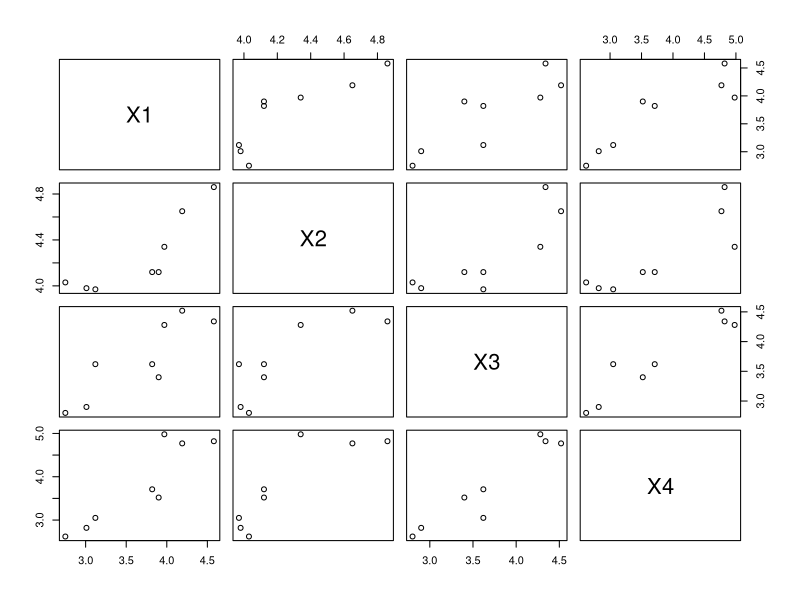

R code for this plot:
## ---- chunk 1
# Exemplo


## ---- chunk 2
# Importação dos dados
install.packages("readxl")
library(readxl)
coxinha <- read_excel("coxinha.xlsx")
summary(coxinha) # resumo numérico
## ---- chunk 3
# Matriz de Covariâncias Amostral (S)

S <- cov(coxinha)
S
## ---- chunk 4
# Matriz de Correlações

R <- cor(coxinha)
R

## ---- chunk 5
# Gráficos de Dispersão
plot(coxinha)
